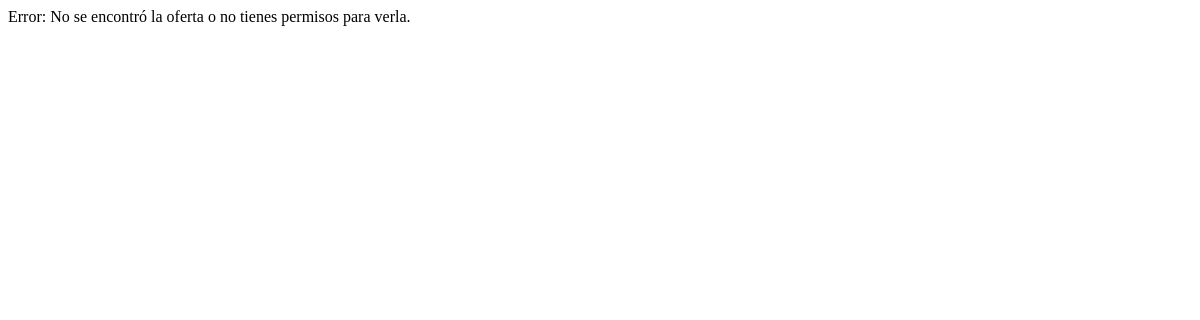
The page /panel/oferta/7/detalle-popup/ (signed in) on the database as committed earlier.
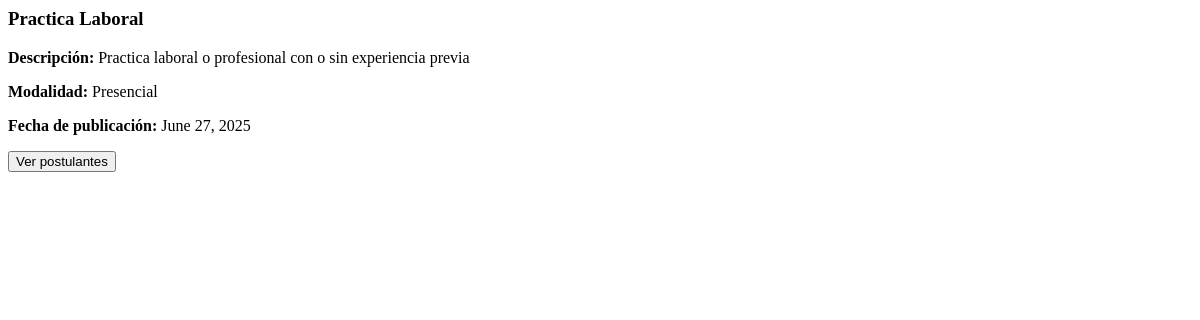
The same page on the database as committed later.
### core/models.py (models this page shows, shortened)
class OfertaLaboral(models.Model):
    titulo = models.CharField(max_length=200)
    descripcion = models.TextField()
    modalidad = models.CharField(max_length=50, choices=[
        ('Presencial', 'Presencial'),
        ('Remoto', 'Remoto'),
        ('Híbrido', 'Híbrido'),
        ('Internacional', 'Internacional'),
    ])
    fecha_publicacion = models.DateField(auto_now_add=True)
    publicada_por = models.ForeignKey(User, on_delete=models.CASCADE)
    ciudad = models.CharField(max_length=100, default='Santiago')  # puedes dejar fija Santiago o cambiar
    comuna = models.CharField(max_length=100, choices=[
        ('Santiago', 'Santiago'),
        ('Las Condes', 'Las Condes'),
        ('Providencia', 'Providencia'),
        ('Maipú', 'Maipú'),
        ('La Florida', 'La Florida'),
        ('Puente Alto', 'Puente Alto'),
        ('Ñuñoa', 'Ñuñoa'),
        ('Recoleta', 'Recoleta'),
        ('La Reina', 'La Reina'),
    ], default='Santiago')

### core/views.py (the view)
# urls.py: path('panel/oferta/<int:oferta_id>/detalle-popup/', views.detalle_oferta_popup, name='detalle_oferta_popup'),
@login_required
@user_passes_test(lambda u: u.is_staff)
def detalle_oferta_popup(request, oferta_id):
    try:
        oferta = OfertaLaboral.objects.get(pk=oferta_id)
    except OfertaLaboral.DoesNotExist:
        oferta = None
    return render(request, 'partials/detalle_oferta_popup.html', {'oferta': oferta})

### core/context_processors.py (called while the page is built)
def notificaciones_context(request):
    if request.user.is_authenticated:
        notificaciones = Notificacion.objects.filter(usuario=request.user).order_by('-id')
        notificaciones_sin_leer = notificaciones.filter(leida=False)
    else:
        notificaciones = []
        notificaciones_sin_leer = []
    return {
        'notificaciones': notificaciones,
        'notificaciones_sin_leer': notificaciones_sin_leer
    }

### core/templates/partials/detalle_oferta_popup.html
{% if oferta %}
    <h3>{{ oferta.titulo }}</h3>
    <p><strong>Descripción:</strong> {{ oferta.descripcion }}</p>
    <p><strong>Modalidad:</strong> {{ oferta.modalidad }}</p>
    <p><strong>Fecha de publicación:</strong> {{ oferta.fecha_publicacion }}</p>
    <button class="btn btn-primary mt-3" onclick="abrirModalPostulantes({{ oferta.id }})">Ver postulantes</button>
    {% else %}
    <div class="alert alert-danger">
        Error: No se encontró la oferta o no tienes permisos para verla.
    </div>
{% endif %}

Rows that differ between the two databases and show on the page:
added OfertaLaboral: titulo "Practica Laboral", descripcion "Practica laboral o profesional con o sin experiencia previa", modalidad "Presencial", fecha_publicacion "June 27, 2025"
Other text that changed with them:
text no longer shown: "Error: No se encontró la oferta o no tienes permisos para verla."
text now shown: "Descripción: Modalidad: Fecha de publicación: Ver postulantes"
